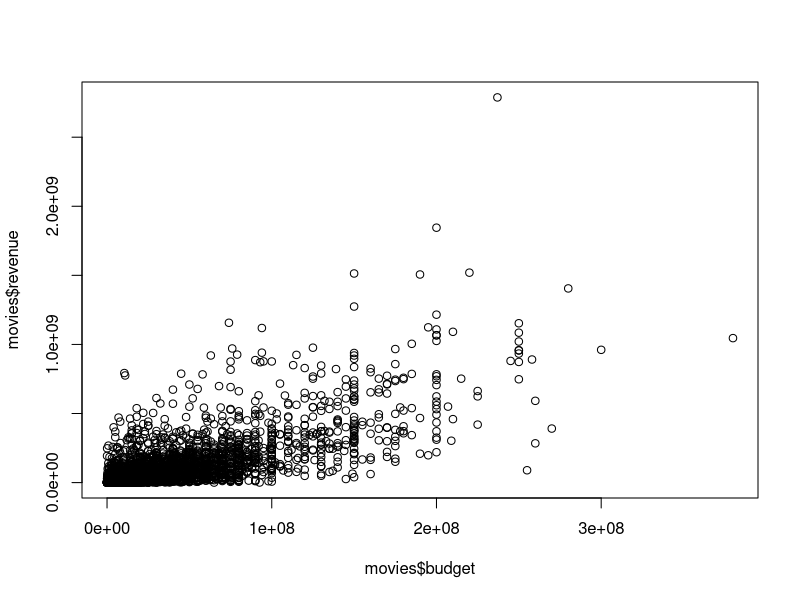

Recreate this plot in R.
## ---- chunk 1
knitr::opts_chunk$set(echo = TRUE)
## ---- chunk 2

movies <- read.csv("movies_refined.csv", header = TRUE)

lm <- lm(revenue ~ budget + popularity + vote_average + runtime, data = movies)
summary(lm)

plot(movies$budget, movies$revenue)

